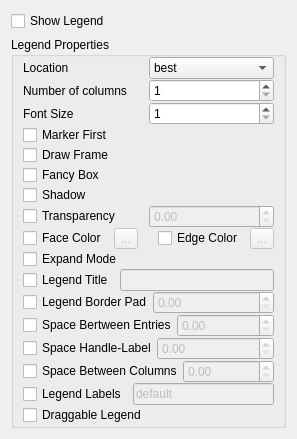
     <widget class="QWidget" name="legend">
      <attribute name="title">
       <string>Legend</string>
      </attribute>
      <layout class="QVBoxLayout" name="verticalLayout_9">
       <item>
        <widget class="QCheckBox" name="cb_show_legend">
         <property name="toolTip">
          <string>Show Legend on Figure</string>
         </property>
         <property name="text">
          <string>Show Legend</string>
         </property>
         <property name="checked">
          <bool>false</bool>
         </property>
         <property name="tristate">
          <bool>false</bool>
         </property>
        </widget>
       </item>
       <item>
        <widget class="QGroupBox" name="groupBox_7">
         <property name="title">
          <string>Legend Properties</string>
         </property>
         <layout class="QVBoxLayout" name="verticalLayout_11">
          <property name="spacing">
           <number>0</number>
          </property>
          <property name="topMargin">
           <number>0</number>
          </property>
          <property name="bottomMargin">
           <number>0</number>
          </property>
          <item>
           <widget class="QFrame" name="frameLocation">
            <property name="frameShape">
             <enum>QFrame::NoFrame</enum>
            </property>
            <property name="frameShadow">
             <enum>QFrame::Raised</enum>
            </property>
            <layout class="QHBoxLayout" name="horizontalLayout_2">
             <property name="spacing">
              <number>0</number>
             </property>
             <property name="leftMargin">
              <number>0</number>
             </property>
             <property name="topMargin">
              <number>0</number>
             </property>
             <property name="rightMargin">
              <number>0</number>
             </property>
             <property name="bottomMargin">
              <number>0</number>
             </property>
             <item>
              <widget class="QLabel" name="label">
               <property name="toolTip">
                <string>The location of the legend</string>
               </property>
               <property name="text">
                <string>Location</string>
               </property>
              </widget>
             </item>
             <item>
              <widget class="QComboBox" name="locationComboBox">
               <property name="font">
                <font>
                 <weight>50</weight>
                 <bold>false</bold>
                </font>
               </property>
               <item>
                <property name="text">
                 <string>best</string>
                </property>
               </item>
               <item>
                <property name="text">
                 <string>upper right</string>
                </property>
               </item>
               <item>
                <property name="text">
                 <string>upper left</string>
                </property>
               </item>
               <item>
                <property name="text">
                 <string>lower left</string>
                </property>
               </item>
               <item>
                <property name="text">
                 <string>lower right</string>
                </property>
               </item>
               <item>
                <property name="text">
                 <string>right</string>
                </property>
               </item>
               <item>
                <property name="text">
                 <string>center left</string>
                </property>
               </item>
               <item>
                <property name="text">
                 <string>center right</string>
                </property>
               </item>
               <item>
                <property name="text">
                 <string>lower center</string>
                </property>
               </item>
               <item>
                <property name="text">
                 <string>upper center</string>
                </property>
               </item>
               <item>
                <property name="text">
                 <string>center</string>
                </property>
               </item>
              </widget>
             </item>
            </layout>
           </widget>
          </item>
          <item>
           <widget class="QFrame" name="frameColumns">
            <property name="frameShape">
             <enum>QFrame::NoFrame</enum>
            </property>
            <property name="frameShadow">
             <enum>QFrame::Raised</enum>
            </property>
            <layout class="QHBoxLayout" name="horizontalLayout_7">
             <property name="spacing">
              <number>0</number>
             </property>
             <property name="leftMargin">
              <number>0</number>
             </property>
             <property name="topMargin">
              <number>0</number>
             </property>
             <property name="rightMargin">
              <number>0</number>
             </property>
             <property name="bottomMargin">
              <number>0</number>
             </property>
             <item>
              <widget class="QLabel" name="label_2">
               <property name="toolTip">
                <string>Number of columns in the legend</string>
               </property>
               <property name="text">
                <string>Number of columns</string>
               </property>
              </widget>
             </item>
             <item>
              <widget class="QSpinBox" name="colSpinBox">
               <property name="font">
                <font>
                 <weight>50</weight>
                 <bold>false</bold>
                </font>
               </property>
               <property name="minimum">
                <number>1</number>
               </property>
               <property name="maximum">
                <number>10</number>
               </property>
              </widget>
             </item>
            </layout>
           </widget>
          </item>
          <item>
           <widget class="QFrame" name="frameFont">
            <property name="frameShape">
             <enum>QFrame::NoFrame</enum>
            </property>
            <property name="frameShadow">
             <enum>QFrame::Raised</enum>
            </property>
            <layout class="QHBoxLayout" name="horizontalLayout_8">
             <property name="spacing">
              <number>0</number>
             </property>
             <property name="leftMargin">
              <number>0</number>
             </property>
             <property name="topMargin">
              <number>0</number>
             </property>
             <property name="rightMargin">
              <number>0</number>
             </property>
             <property name="bottomMargin">
              <number>0</number>
             </property>
             <item>
              <widget class="QLabel" name="label_3">
               <property name="toolTip">
                <string>Legend font size</string>
               </property>
               <property name="text">
                <string>Font Size</string>
               </property>
              </widget>
             </item>
             <item>
              <widget class="QSpinBox" name="fontsizeSpinBox">
               <property name="font">
                <font>
                 <weight>50</weight>
                 <bold>false</bold>
                </font>
               </property>
               <property name="minimum">
                <number>1</number>
               </property>
              </widget>
             </item>
            </layout>
           </widget>
          </item>
          <item>
           <widget class="QFrame" name="frameBoolean">
            <property name="frameShape">
             <enum>QFrame::NoFrame</enum>
            </property>
            <property name="frameShadow">
             <enum>QFrame::Raised</enum>
            </property>
            <layout class="QGridLayout" name="gridLayout_2">
             <property name="leftMargin">
              <number>0</number>
             </property>
             <property name="topMargin">
              <number>0</number>
             </property>
             <property name="rightMargin">
              <number>0</number>
             </property>
             <property name="bottomMargin">
              <number>0</number>
             </property>
             <property name="spacing">
              <number>0</number>
             </property>
             <item row="2" column="0">
              <widget class="QCheckBox" name="fancyboxCheckBox">
               <property name="toolTip">
                <string>Draw legend frame with round edges</string>
               </property>
               <property name="text">
                <string>Fancy Box</string>
               </property>
              </widget>
             </item>
             <item row="0" column="0">
              <widget class="QCheckBox" name="markerfirstCheckBox">
               <property name="toolTip">
                <string>Place legend marker to the left of the legend label</string>
               </property>
               <property name="text">
                <string>Marker First</string>
               </property>
              </widget>
             </item>
             <item row="9" column="0">
              <widget class="QCheckBox" name="modeCheckBox">
               <property name="toolTip">
                <string>Expand the legend horizontally to fill the axes area</string>
               </property>
               <property name="text">
                <string>Expand Mode</string>
               </property>
              </widget>
             </item>
             <item row="3" column="0">
              <widget class="QCheckBox" name="shadowCheckBox">
               <property name="toolTip">
                <string>Draw a shadow behind the legend</string>
               </property>
               <property name="text">
                <string>Shadow</string>
               </property>
              </widget>
             </item>
             <item row="7" column="0">
              <widget class="QFrame" name="frameColors">
               <property name="frameShape">
                <enum>QFrame::NoFrame</enum>
               </property>
               <property name="frameShadow">
                <enum>QFrame::Raised</enum>
               </property>
               <layout class="QHBoxLayout" name="horizontalLayout_10">
                <property name="spacing">
                 <number>20</number>
                </property>
                <property name="leftMargin">
                 <number>0</number>
                </property>
                <property name="topMargin">
                 <number>0</number>
                </property>
                <property name="rightMargin">
                 <number>0</number>
                </property>
                <property name="bottomMargin">
                 <number>0</number>
                </property>
                <item>
                 <layout class="QHBoxLayout" name="horizontalLayout_17">
                  <property name="spacing">
                   <number>0</number>
                  </property>
                  <item>
                   <widget class="QCheckBox" name="facecolorCheckBox">
                    <property name="toolTip">
                     <string>Legend’s background color</string>
                    </property>
                    <property name="text">
                     <string>Face Color</string>
                    </property>
                   </widget>
                  </item>
                  <item>
                   <widget class="QLabel" name="labelFaceColor">
                    <property name="enabled">
                     <bool>false</bool>
                    </property>
                    <property name="font">
                     <font>
                      <weight>50</weight>
                      <bold>false</bold>
                     </font>
                    </property>
                    <property name="text">
                     <string/>
                    </property>
                   </widget>
                  </item>
                  <item>
                   <widget class="QToolButton" name="pickFaceColor">
                    <property name="enabled">
                     <bool>false</bool>
                    </property>
                    <property name="text">
                     <string>...</string>
                    </property>
                   </widget>
                  </item>
                 </layout>
                </item>
                <item>
                 <layout class="QHBoxLayout" name="horizontalLayout_18">
                  <property name="spacing">
                   <number>0</number>
                  </property>
                  <item>
                   <widget class="QCheckBox" name="edgecolorCheckBox">
                    <property name="toolTip">
                     <string>Legend’s background patch edge color</string>
                    </property>
                    <property name="text">
                     <string>Edge Color</string>
                    </property>
                   </widget>
                  </item>
                  <item>
                   <widget class="QLabel" name="labelEdgeColor">
                    <property name="enabled">
                     <bool>false</bool>
                    </property>
                    <property name="font">
                     <font>
                      <weight>50</weight>
                      <bold>false</bold>
                     </font>
                    </property>
                    <property name="text">
                     <string/>
                    </property>
                   </widget>
                  </item>
                  <item>
                   <widget class="QToolButton" name="pickEdgeColor">
                    <property name="enabled">
                     <bool>false</bool>
                    </property>
                    <property name="text">
                     <string>...</string>
                    </property>
                   </widget>
                  </item>
                 </layout>
                </item>
               </layout>
              </widget>
             </item>
             <item row="4" column="0">
              <widget class="QFrame" name="frameTransparency">
               <property name="frameShape">
                <enum>QFrame::NoFrame</enum>
               </property>
               <property name="frameShadow">
                <enum>QFrame::Raised</enum>
               </property>
               <layout class="QHBoxLayout" name="horizontalLayout_9">
                <property name="spacing">
                 <number>0</number>
                </property>
                <property name="leftMargin">
                 <number>0</number>
                </property>
                <property name="topMargin">
                 <number>0</number>
                </property>
                <property name="rightMargin">
                 <number>0</number>
                </property>
                <property name="bottomMargin">
                 <number>0</number>
                </property>
                <item>
                 <widget class="QCheckBox" name="framealphaCheckBox">
                  <property name="toolTip">
                   <string>Alpha transparency of the legend’s background</string>
                  </property>
                  <property name="text">
                   <string>Transparency</string>
                  </property>
                 </widget>
                </item>
                <item>
                 <widget class="QDoubleSpinBox" name="framealphaSpinBox">
                  <property name="enabled">
                   <bool>false</bool>
                  </property>
                  <property name="font">
                   <font>
                    <weight>50</weight>
                    <bold>false</bold>
                   </font>
                  </property>
                  <property name="maximum">
                   <double>1.000000000000000</double>
                  </property>
                  <property name="singleStep">
                   <double>0.050000000000000</double>
                  </property>
                 </widget>
                </item>
               </layout>
              </widget>
             </item>
             <item row="1" column="0">
              <widget class="QCheckBox" name="frameonCheckBox">
               <property name="toolTip">
                <string>Draw the legend inside a patch (frame)</string>
               </property>
               <property name="text">
                <string>Draw Frame</string>
               </property>
              </widget>
             </item>
            </layout>
           </widget>
          </item>
          <item>
           <widget class="QFrame" name="frameTitle">
            <property name="frameShape">
             <enum>QFrame::NoFrame</enum>
            </property>
            <property name="frameShadow">
             <enum>QFrame::Raised</enum>
            </property>
            <layout class="QHBoxLayout" name="horizontalLayout_11">
             <property name="leftMargin">
              <number>0</number>
             </property>
             <property name="topMargin">
              <number>0</number>
             </property>
             <property name="rightMargin">
              <number>0</number>
             </property>
             <property name="bottomMargin">
              <number>0</number>
             </property>
             <item>
              <widget class="QCheckBox" name="legendtitleCheckBox">
               <property name="toolTip">
                <string>Set Legend Title (default None)</string>
               </property>
               <property name="text">
                <string>Legend Title</string>
               </property>
              </widget>
             </item>
             <item>
              <widget class="QLineEdit" name="legendtitleStr">
               <property name="enabled">
                <bool>false</bool>
               </property>
               <property name="toolTip">
                <string>Legend’s title (none if left empty)</string>
               </property>
              </widget>
             </item>
            </layout>
           </widget>
          </item>
          <item>
           <widget class="QFrame" name="borderpadframe">
            <property name="frameShape">
             <enum>QFrame::NoFrame</enum>
            </property>
            <property name="frameShadow">
             <enum>QFrame::Raised</enum>
            </property>
            <layout class="QHBoxLayout" name="horizontalLayout_13">
             <property name="spacing">
              <number>0</number>
             </property>
             <property name="leftMargin">
              <number>0</number>
             </property>
             <property name="topMargin">
              <number>0</number>
             </property>
             <property name="rightMargin">
              <number>0</number>
             </property>
             <property name="bottomMargin">
              <number>0</number>
             </property>
             <item>
              <widget class="QCheckBox" name="borderpadCheckBox">
               <property name="toolTip">
                <string>Fractional whitespace inside the legend border</string>
               </property>
               <property name="text">
                <string>Legend Border Pad</string>
               </property>
              </widget>
             </item>
             <item>
              <widget class="QDoubleSpinBox" name="borderpadSpinBox">
               <property name="enabled">
                <bool>false</bool>
               </property>
               <property name="font">
                <font>
                 <weight>50</weight>
                 <bold>false</bold>
                </font>
               </property>
               <property name="maximum">
                <double>1.000000000000000</double>
               </property>
               <property name="singleStep">
                <double>0.050000000000000</double>
               </property>
              </widget>
             </item>
            </layout>
           </widget>
          </item>
          <item>
           <widget class="QFrame" name="frame">
            <property name="frameShape">
             <enum>QFrame::NoFrame</enum>
            </property>
            <property name="frameShadow">
             <enum>QFrame::Raised</enum>
            </property>
            <layout class="QHBoxLayout" name="horizontalLayout_14">
             <property name="spacing">
              <number>0</number>
             </property>
             <property name="leftMargin">
              <number>0</number>
             </property>
             <property name="topMargin">
              <number>0</number>
             </property>
             <property name="rightMargin">
              <number>0</number>
             </property>
             <property name="bottomMargin">
              <number>0</number>
             </property>
             <item>
              <widget class="QCheckBox" name="labelspacingCheckBox">
               <property name="text">
                <string>Space Bertween Entries</string>
               </property>
              </widget>
             </item>
             <item>
              <widget class="QDoubleSpinBox" name="labelspacingSpinBox">
               <property name="enabled">
                <bool>false</bool>
               </property>
               <property name="font">
                <font>
                 <weight>50</weight>
                 <bold>false</bold>
                </font>
               </property>
               <property name="maximum">
                <double>2.000000000000000</double>
               </property>
               <property name="singleStep">
                <double>0.100000000000000</double>
               </property>
              </widget>
             </item>
            </layout>
           </widget>
          </item>
          <item>
           <widget class="QFrame" name="frame_2">
            <property name="frameShape">
             <enum>QFrame::NoFrame</enum>
            </property>
            <property name="frameShadow">
             <enum>QFrame::Raised</enum>
            </property>
            <layout class="QHBoxLayout" name="horizontalLayout_15">
             <property name="spacing">
              <number>0</number>
             </property>
             <property name="leftMargin">
              <number>0</number>
             </property>
             <property name="topMargin">
              <number>0</number>
             </property>
             <property name="rightMargin">
              <number>0</number>
             </property>
             <property name="bottomMargin">
              <number>0</number>
             </property>
             <item>
              <widget class="QCheckBox" name="handletextpadCheckBox">
               <property name="text">
                <string>Space Handle-Label</string>
               </property>
              </widget>
             </item>
             <item>
              <widget class="QDoubleSpinBox" name="handletextpadSpinBox">
               <property name="enabled">
                <bool>false</bool>
               </property>
               <property name="font">
                <font>
                 <weight>50</weight>
                 <bold>false</bold>
                </font>
               </property>
               <property name="maximum">
                <double>4.000000000000000</double>
               </property>
               <property name="singleStep">
                <double>0.100000000000000</double>
               </property>
              </widget>
             </item>
            </layout>
           </widget>
          </item>
          <item>
           <widget class="QFrame" name="frame_3">
            <property name="frameShape">
             <enum>QFrame::NoFrame</enum>
            </property>
            <property name="frameShadow">
             <enum>QFrame::Raised</enum>
            </property>
            <layout class="QHBoxLayout" name="horizontalLayout_16">
             <property name="spacing">
              <number>0</number>
             </property>
             <property name="leftMargin">
              <number>0</number>
             </property>
             <property name="topMargin">
              <number>0</number>
             </property>
             <property name="rightMargin">
              <number>0</number>
             </property>
             <property name="bottomMargin">
              <number>0</number>
             </property>
             <item>
              <widget class="QCheckBox" name="columnspacingCheckBox">
               <property name="text">
                <string>Space Between Columns</string>
               </property>
              </widget>
             </item>
             <item>
              <widget class="QDoubleSpinBox" name="columnspacingSpinBox">
               <property name="enabled">
                <bool>false</bool>
               </property>
               <property name="font">
                <font>
                 <weight>50</weight>
                 <bold>false</bold>
                </font>
               </property>
               <property name="maximum">
                <double>10.000000000000000</double>
               </property>
               <property name="singleStep">
                <double>0.250000000000000</double>
               </property>
              </widget>
             </item>
            </layout>
           </widget>
          </item>
          <item>
           <widget class="QFrame" name="frameLabelString">
            <property name="frameShape">
             <enum>QFrame::NoFrame</enum>
            </property>
            <property name="frameShadow">
             <enum>QFrame::Raised</enum>
            </property>
            <layout class="QHBoxLayout" name="horizontalLayout_12">
             <property name="leftMargin">
              <number>0</number>
             </property>
             <property name="topMargin">
              <number>0</number>
             </property>
             <property name="rightMargin">
              <number>0</number>
             </property>
             <property name="bottomMargin">
              <number>0</number>
             </property>
             <item>
              <widget class="QCheckBox" name="legendlabelCheckBox">
               <property name="toolTip">
                <string>Set Legend label (default = all basic file parameters with values)</string>
               </property>
               <property name="text">
                <string>Legend Labels</string>
               </property>
              </widget>
             </item>
             <item>
              <widget class="QLineEdit" name="legendlabelStr">
               <property name="enabled">
                <bool>false</bool>
               </property>
               <property name="font">
                <font>
                 <weight>50</weight>
                 <bold>false</bold>
                </font>
               </property>
               <property name="toolTip">
                <string>default = all basic file parameters with values</string>
               </property>
               <property name="text">
                <string>default</string>
               </property>
              </widget>
             </item>
            </layout>
           </widget>
          </item>
          <item>
           <widget class="QCheckBox" name="draggableCheckBox">
            <property name="toolTip">
             <string>Can the user move the legend with the mouse</string>
            </property>
            <property name="text">
             <string>Draggable Legend</string>
            </property>
           </widget>
          </item>
         </layout>
        </widget>
       </item>
      </layout>
     </widget>
